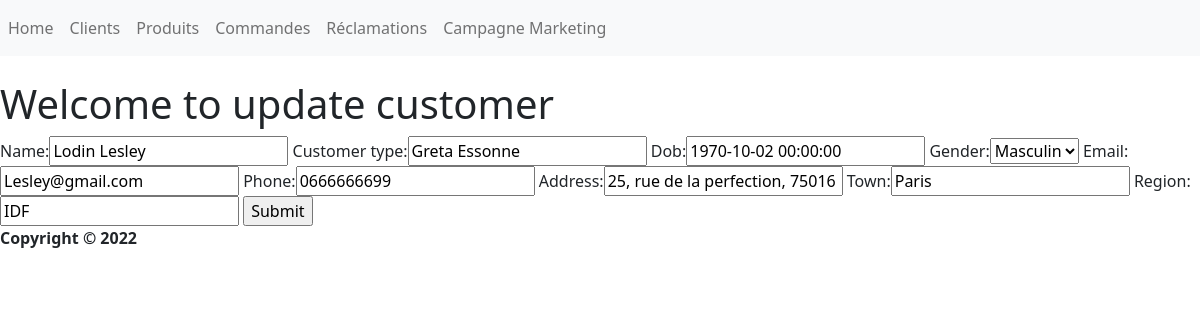
Screenshot of /Clients_mise_à_jour/1 with the database file from the repository.
### Main/models.py (models this page shows, shortened)
class Customer(models.Model):
    GENDER_CHOICES=(('Masculin','Masculin'),('Féminin','Féminin'),('Autre','Autre')
    )
    name=models.CharField(max_length=255,blank=True, null=True)
    customer_type=models.CharField(max_length=255,blank=True, null=True)
    dob=models.DateTimeField(null=True)
    gender=models.CharField(max_length=255, null=True,choices=GENDER_CHOICES)
    email=models.CharField(max_length=255,blank=True, null=True)
    phone=models.CharField(max_length=12,blank=True, null=True)
    address=models.CharField(max_length=255,blank=True, null=True)
    town=models.CharField(max_length=255,blank=True, null=True)
    region=models.CharField(max_length=255,blank=True, null=True)
    date_created=models.DateTimeField(auto_now_add=True, null=True)

### Main/forms.py
class CustomerForm(ModelForm):
    class Meta():
        model = Customer
        fields='__all__'

### Main/views.py (called while the page is built)
def update_customer(request,pk):
    my_customer=Customer.objects.get(id=pk)
    if request.method == 'POST':
        my_form=CustomerForm(request.POST,instance=my_customer)
        if my_form.is_valid():
            my_form.save()
            return redirect('/Clients/')
    my_form= CustomerForm(instance=my_customer)
    context={'customer':my_customer,'form':my_form}
    return render(request, 'Main/customer_update.html',context)
    return render(request,'Main/customers_form.html')

### Main/Templates/Main/customer_update.html (shortened to what this page needs)
{% extends "main/base.html" %}
{% block content %}
    <header>
        <h1> Welcome to update customer </h1>
    </header>
    <form method="POST">
        {{form}}
        <input type="submit" name="Update Customer">
    </form>
{% endblock content %}

### rows the page displays
Customer: name "Lodin Lesley", customer_type "Greta Essonne", dob "1970-10-02 00:00:00", gender "Masculin", email "Lesley@gmail.com", phone "0666666699", address "25, rue de la perfection, 75016", town "Paris", region "IDF"
